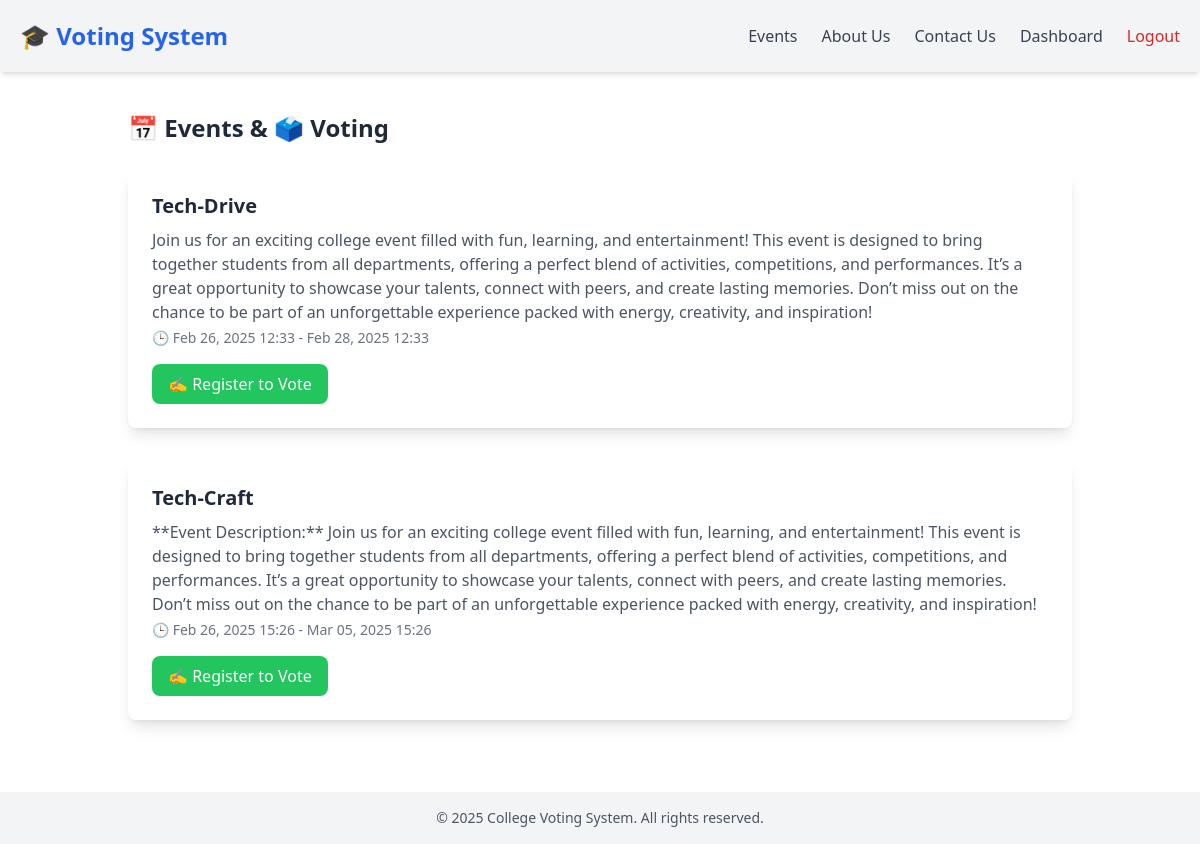
The app's page /users/dashboard/ (signed in), older data.
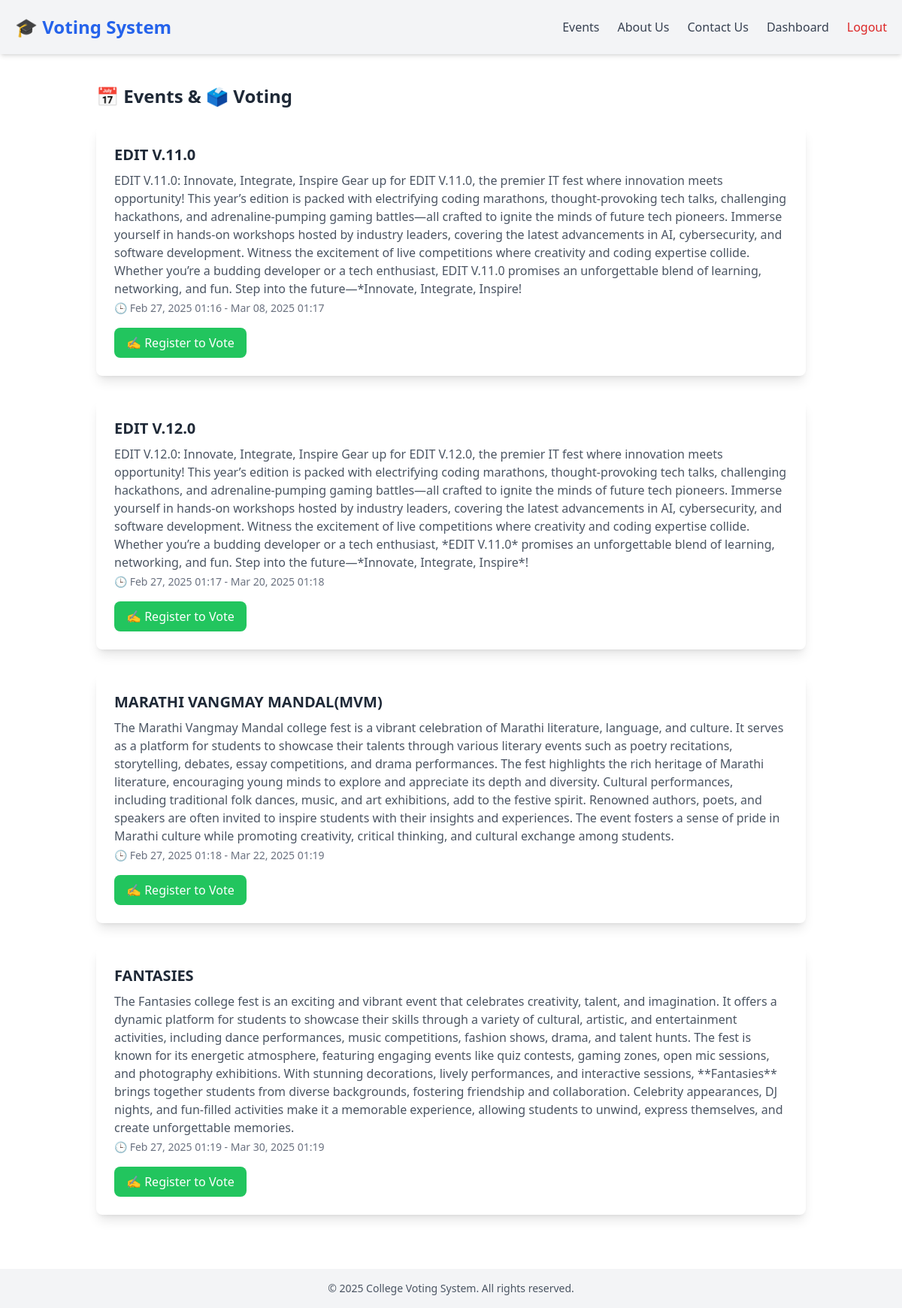
The same page, newer data.
### events/models.py (models this page shows, shortened)
class Event(models.Model):
    name = models.CharField(max_length=255)
    description = models.TextField()
    start_time = models.DateTimeField()
    end_time = models.DateTimeField()

### users/views.py (the view)
# urls.py: path('dashboard/', user_dashboard, name='dashboard'),
@login_required(login_url='login')
def user_dashboard(request):
    user = request.user
    events = Event.objects.all()  # Get all events
    user_votes = Vote.objects.filter(user=user)  # Get user votes
    voted_event_ids = user_votes.values_list('event_id', flat=True)
    context = {
        'user': user,
        'events': events,
        'voted_event_ids': voted_event_ids
    }
    return render(request, 'users/dashboard.html', context)

### users/templates/users/dashboard.html
{% extends 'base.html' %}
{% block content %}
<div class="container mx-auto p-6">
    <h2 class="text-2xl font-bold mb-6 text-gray-800 dark:text-white">📅 Events & 🗳️ Voting</h2>
    {% for event in events %}
        <div class="bg-white dark:bg-gray-800 p-6 rounded-lg shadow-lg mb-8">
            <h3 class="text-xl font-semibold mb-2">{{ event.name }}</h3>
            <p class="text-gray-600 dark:text-gray-300">{{ event.description }}</p>
            <p class="text-sm text-gray-500 mt-1">
                🕒 {{ event.start_time|date:"M d, Y H:i" }} - {{ event.end_time|date:"M d, Y H:i" }}
            </p>
            {% if event in registered_events %}
                <p class="text-green-500 mt-3 font-medium">✅ Registered</p>
                {% if event.id in voted_events %}
                    <p class="text-blue-500 mt-2">🗳️ You have already voted in this event.</p>
                {% else %}
                    <h4 class="text-lg font-semibold mt-4">Candidates:</h4>
                    <div class="grid grid-cols-1 md:grid-cols-2 lg:grid-cols-3 gap-4 mt-4">
                        {% for candidate in event.event_candidates.all %}
                            <div class="bg-gray-100 dark:bg-gray-700 p-4 rounded-lg shadow hover:shadow-lg transition">
                                <h5 class="text-lg font-semibold">{{ candidate.user.username }}</h5>
                                <p class="text-gray-600 dark:text-gray-300">{{ candidate.bio }}</p>
                                <a href="{% url 'vote_for_candidate' event.id candidate.id %}"
                                   class="block mt-3 bg-blue-500 text-white text-center py-2 rounded-lg hover:bg-blue-600 transition">
                                    🗳️ Vote
                                </a>
                            </div>
                        {% empty %}
                            <p class="text-gray-500">No candidates available for this event.</p>
                        {% endfor %}
                    </div>
                {% endif %}
            {% else %}
                <a href="{% url 'register_for_event' event.id %}"
                   class="mt-4 inline-block bg-green-500 text-white px-4 py-2 rounded-lg hover:bg-green-600 transition">
                    ✍️ Register to Vote
                </a>
            {% endif %}
        </div>
    {% empty %}
        <p class="text-gray-500 text-center">No events available at the moment.</p>
    {% endfor %}
</div>
{% endblock %}

### templates/base.html (shortened to what this page needs)
<!DOCTYPE html>
<html lang="en">
<head>
    <script src="https://cdn.tailwindcss.com"></script>
</head>
<body class="min-h-screen bg-white text-gray-800 transition-colors duration-300 dark:bg-gray-900 dark:text-gray-100">
    <nav class="navbar flex justify-between items-center p-5 bg-gray-100 dark:bg-gray-800 shadow-md">
        <a class="text-2xl font-bold text-blue-600 hover:text-blue-800" href="{% url 'home' %}">🎓 Voting System</a>
        <div class="flex items-center space-x-6">
            <a class="text-gray-700 dark:text-gray-300 hover:text-blue-500" href="{% url 'events' %}">Events</a>
            <a class="text-gray-700 dark:text-gray-300 hover:text-blue-500" href="{% url 'about' %}">About Us</a>
            <a class="text-gray-700 dark:text-gray-300 hover:text-blue-500" href="{% url 'contact' %}">Contact Us</a>
            {% if user.is_authenticated %}
                <a class="text-gray-700 dark:text-gray-300 hover:text-blue-500" href="{% url 'dashboard' %}">Dashboard</a>
                <a class="text-red-600 dark:text-red-400 hover:text-red-800" href="{% url 'logout' %}">Logout</a>
            {% else %}
                <a class="text-green-600 dark:text-green-400 hover:text-green-800" href="{% url 'login' %}">Login</a>
                <a class="text-green-600 dark:text-green-400 hover:text-green-800" href="{% url 'signup' %}">Sign Up</a>
            {% endif %}
       </div>
    </nav>
    <main class="container mx-auto p-4">
        {% block content %}{% endblock %}
    </main>
    <footer class="bg-gray-100 dark:bg-gray-800 text-center py-4">
        <p class="text-sm text-gray-600 dark:text-gray-400">© 2025 College Voting System. All rights reserved.</p>
    </footer>
</body>
</html>

Row changes from the older to the newer data that the page shows:
removed Event: name "Tech-Drive", description "Join us for an exciting college event filled with fun, learning, and entertainment! This event is designed to bring together students from all departments, offering a perfect blend of activities, competitions, and performances. It’s a great opportunity to showcase your talents, connect with peers, and create lasting memories. Don’t miss out on the chance to be part of an unforgettable experience packed with energy, creativity, and inspiration!", start_time "Feb 26, 2025 12:33", end_time "Feb 28, 2025 12:33"
removed Event: name "Tech-Craft", description "**Event Description:** Join us for an exciting college event filled with fun, learning, and entertainment! This event is designed to bring together students from all departments, offering a perfect blend of activities, competitions, and performances. It’s a great opportunity to showcase your talents, connect with peers, and create lasting memories. Don’t miss out on the chance to be part of an unforgettable experience packed with energy, creativity, and inspiration!", start_time "Feb 26, 2025 15:26", end_time "Mar 05, 2025 15:26"
added Event: name "EDIT V.11.0", description "EDIT V.11.0: Innovate, Integrate, Inspire Gear up for EDIT V.11.0, the premier IT fest where innovation meets opportunity! This year’s edition is packed with electrifying coding marathons, thought-provoking tech talks, challenging hackathons, and adrenaline-pumping gaming battles—all crafted to ignite the minds of future tech pioneers. Immerse yourself in hands-on workshops hosted by industry leaders, covering the latest advancements in AI, cybersecurity, and software development. Witness the excitement of live competitions where creativity and coding expertise collide. Whether you’re a budding developer or a tech enthusiast, EDIT V.11.0 promises an unforgettable blend of learning,…", start_time "Feb 27, 2025 01:16", end_time "Mar 08, 2025 01:17"
added Event: name "EDIT V.12.0", description "EDIT V.12.0: Innovate, Integrate, Inspire Gear up for EDIT V.12.0, the premier IT fest where innovation meets opportunity! This year’s edition is packed with electrifying coding marathons, thought-provoking tech talks, challenging hackathons, and adrenaline-pumping gaming battles—all crafted to ignite the minds of future tech pioneers. Immerse yourself in hands-on workshops hosted by industry leaders, covering the latest advancements in AI, cybersecurity, and software development. Witness the excitement of live competitions where creativity and coding expertise collide. Whether you’re a budding developer or a tech enthusiast, *EDIT V.11.0* promises an unforgettable blend of learning,…", start_time "Feb 27, 2025 01:17", end_time "Mar 20, 2025 01:18"
added Event: name "MARATHI VANGMAY MANDAL(MVM)", description "The Marathi Vangmay Mandal college fest is a vibrant celebration of Marathi literature, language, and culture. It serves as a platform for students to showcase their talents through various literary events such as poetry recitations, storytelling, debates, essay competitions, and drama performances. The fest highlights the rich heritage of Marathi literature, encouraging young minds to explore and appreciate its depth and diversity. Cultural performances, including traditional folk dances, music, and art exhibitions, add to the festive spirit. Renowned authors, poets, and speakers are often invited to inspire students with their insights and experiences. The event fosters a sense of pride…", start_time "Feb 27, 2025 01:18", end_time "Mar 22, 2025 01:19"
added Event: name "FANTASIES", description "The Fantasies college fest is an exciting and vibrant event that celebrates creativity, talent, and imagination. It offers a dynamic platform for students to showcase their skills through a variety of cultural, artistic, and entertainment activities, including dance performances, music competitions, fashion shows, drama, and talent hunts. The fest is known for its energetic atmosphere, featuring engaging events like quiz contests, gaming zones, open mic sessions, and photography exhibitions. With stunning decorations, lively performances, and interactive sessions, **Fantasies** brings together students from diverse backgrounds, fostering friendship and collaboration. Celebrity appearances,…", start_time "Feb 27, 2025 01:19", end_time "Mar 30, 2025 01:19"
